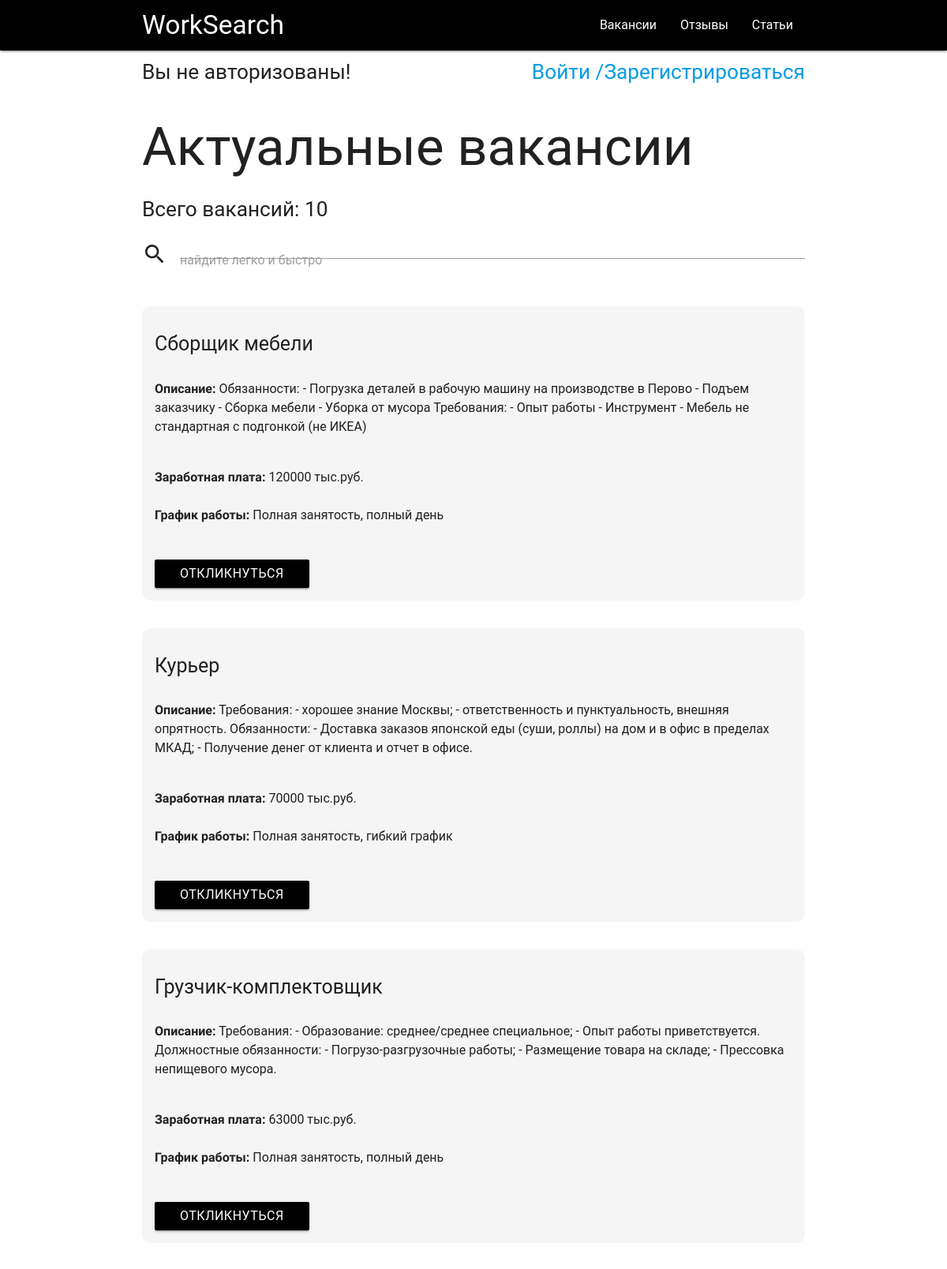
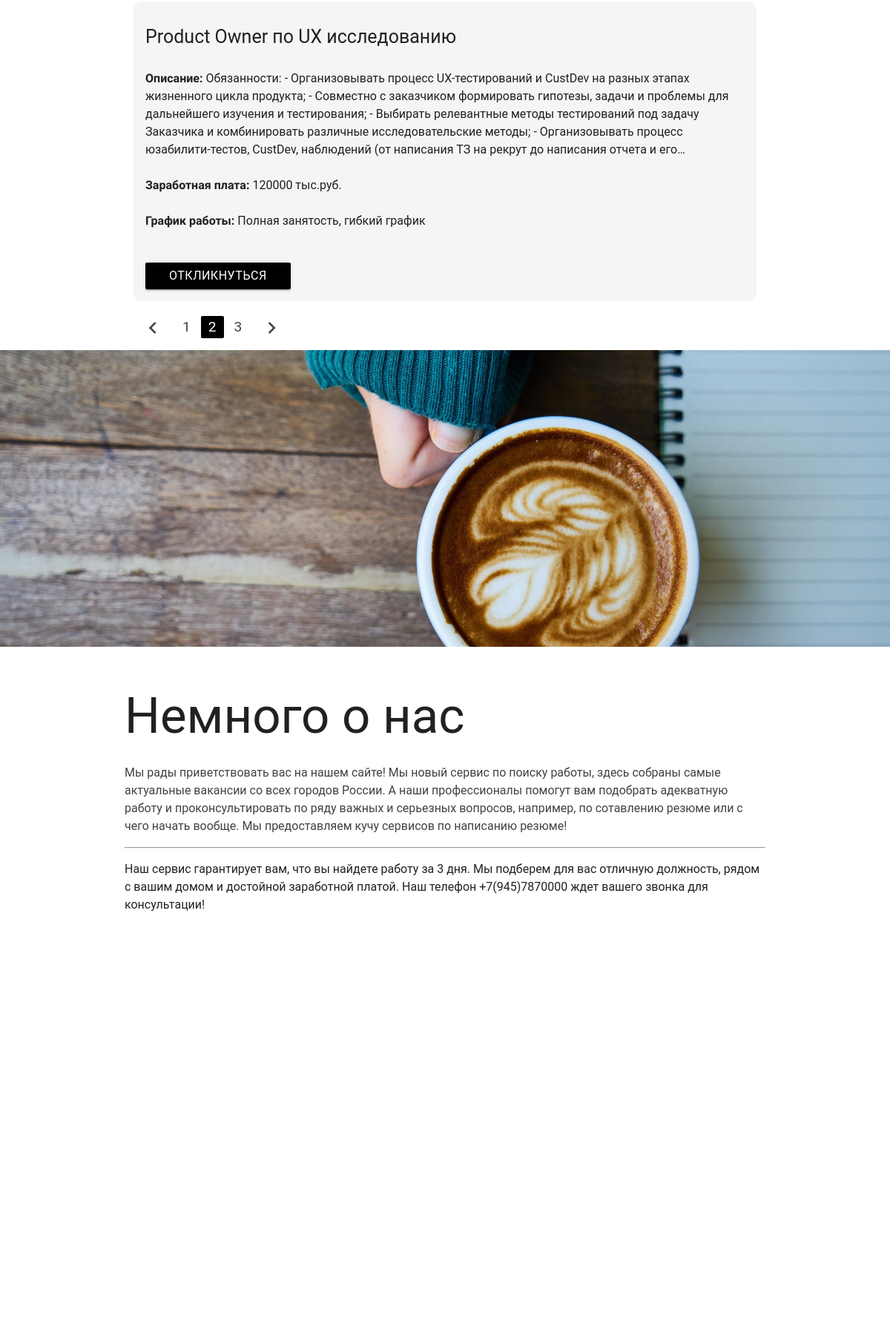
/vacancies?page=2 (upper part), run on the app's committed database (2 pictures, top to bottom).
### main/models.py (models this page shows, shortened)
class Vacancies(models.Model):
    id_vacancies = models.ForeignKey(Vacancies_cities, on_delete=models.CASCADE)
    name_of_vacancy = models.CharField('Название вакансии', max_length=100)
    description = models.TextField('Описание вакансии')
    salary_of_mounth = models.IntegerField('Заработная плата (руб/мес)')
    graphic_of_work = models.CharField('График работы/занятость', max_length=255)
    id_company = models.IntegerField('ID компании')
    id_summary = models.IntegerField('ID резюме')
    class Meta:
        verbose_name = "Вакансия"
        verbose_name_plural = "Вакансии"

### main/views.py (the view)
# urls.py: path('vacancies', views.index2, name='vacancies'),
def index2(request):
    search_query = request.GET.get('search', '')
    if search_query:
        vacancies = Vacancies.objects.filter(name_of_vacancy__icontains=search_query)
    else:
        vacancies = Vacancies.objects.all()
    count = Vacancies.objects.all().count()
    paginator = Paginator(vacancies, 4)  # 4 поста на каждой странице
    page_number = request.GET.get('page', 1)
    page = paginator.get_page(page_number)
    is_paginated = page.has_other_pages()
    if page.has_previous():
        prev_url = '?page={}'.format(page.previous_page_number())
    else:
        prev_url = ''
    if page.has_next():
        next_url = '?page={}'.format(page.next_page_number())
    else:
        next_url = ''
    context = {
        'page_object': page,
        'is_paginated': is_paginated,
        'next_url': next_url,
        'prev_url': prev_url,
        'count': count,
    }
    return render(request, 'main/vacancies.html', context=context)

### main/templates/main/vacancies.html (shortened to what this page needs)
{% extends 'main/base.html' %}
{% load static %}
{% block title %}
<h1>Актуальные вакансии</h1>
<h5>Всего вакансий: {{ count }}</h5>
{% endblock %}
{% block search %}
  <form class="row" action="{% url 'vacancies' %}" role="form">
    <div class="col s12">
      <div class="row">
        <div class="input-field col s12">
          <i class="material-icons prefix">search</i>
          <input type="text" id="autocomplete-input" class="autocomplete" name="search">
          <label for="autocomplete-input">найдите легко и быстро</label>
        </div>
      </div>
    </div>
  </form>
{% endblock %}
{% block content %}
{% for el in page_object.object_list %}
            <div class="block"><h4 class="block__title">{{ el.name_of_vacancy }}</h4>
                <div class="block__about-work"><p class="block__description"> <b>Описание:</b> {{ el.description }}</p></div><br/>
                <div class="block__salary"><b>Заработная плата:</b> {{ el.salary_of_mounth }} тыс.руб.</div><br/>
                   <div class="block__graphic"><b>График работы:</b> {{ el.graphic_of_work }}</div><br/>
                <a class="waves-effect waves-light btn" style="margin-top:20px;" role="button">Откликнуться</a><br/>
                </div>
{% endfor %}
{% endblock %}
{% block pagination %}
<ul class="pagination">
    <li class="{% if not prev_url %} disabled {% endif %}"><a href="{{ prev_url }}"><i class="material-icons">chevron_left</i></a></li>
    {% for n in page_object.paginator.page_range %}
        {% if page_object.number == n %}
              <li class="active"><a href="?page={{ n }}">{{ n }}</a></li>
        {% else  %}
            <li class="waves-effect"><a href="?page={{ n }}">{{ n }}</a></li>
        {% endif %}
    {% endfor %}
    <li class="waves-effect {% if not next_url %} disabled {% endif %}"><a href="{{ next_url }}"><i class="material-icons">chevron_right</i></a></li>
</ul>
{% endblock %}
{% block pic %}
<div class="wrapper">
        <div class="wrapper__content">
            <img class="wrapper__picture" src="{% static 'image/work.jpg' %}" alt="Ободряющее кофе на столе">
        </div>
    </div>
{% endblock %}

### main/static/style1.css (style rules this page uses)
body, html { font-family: "Roboto", sans-serif; font-size: 16px; margin: 0px; padding: 0px; }
.block { padding: 15px; background: rgba( 219, 214, 214, 0.25 ); backdrop-filter: blur( 4px ); -webkit-backdrop-filter: blur( 4px ); border-radius: 10px; border: 1px solid rgba( 255, 255, 255, 0.18 ); }
.block__title { text-align: left; font-size: 25px; }
.block__description, .block__salary, .block__graphic { text-align: left; }
.block__about-work { display: -webkit-box; -webkit-line-clamp: 5; -webkit-box-orient: vertical; overflow: hidden; }
.wrapper { width: 100%; }
.wrapper__picture { object-fit: cover; width:100%; height: 25rem; }

### main/templates/main/base.html (style rules this page uses)
.btn, .btn-large { background-color: black; }

### data on the page
Vacancies: name_of_vacancy "Сборщик мебели", description "Обязанности: - Погрузка деталей в рабочую машину на производстве в Перово - Подъем заказчику - Сборка мебели - Уборка от мусора Требования: - Опыт работы - Инструмент - Мебель не стандартная с подгонкой (не ИКЕА)", salary_of_mounth "120000", graphic_of_work "Полная занятость, полный день"
Vacancies: name_of_vacancy "Курьер", description "Требования: - хорошее знание Москвы; - ответственность и пунктуальность, внешняя опрятность. Обязанности: - Доставка заказов японской еды (суши, роллы) на дом и в офис в пределах МКАД; - Получение денег от клиента и отчет в офисе.", salary_of_mounth "70000", graphic_of_work "Полная занятость, гибкий график"
Vacancies: name_of_vacancy "Грузчик-комплектовщик", description "Требования: - Образование: среднее/среднее специальное; - Опыт работы приветствуется. Должностные обязанности: - Погрузо-разгрузочные работы; - Размещение товара на складе; - Прессовка непищевого мусора.", salary_of_mounth "63000", graphic_of_work "Полная занятость, полный день"
Vacancies: name_of_vacancy "Product Owner по UX исследованию", description "Обязанности: - Организовывать процесс UX-тестирований и CustDev на разных этапах жизненного цикла продукта; - Совместно с заказчиком формировать гипотезы, задачи и проблемы для дальнейшего изучения и тестирования; - Выбирать релевантные методы тестирований под задачу Заказчика и комбинировать различные исследовательские методы; - Организовывать процесс юзабилити-тестов, CustDev, наблюдений (от написания ТЗ на рекрут до написания отчета и…", salary_of_mounth "120000", graphic_of_work "Полная занятость, гибкий график"

### other printed values
{{ count }} "10"
{{ n }} "1" "3"
{{ n }} "2"
